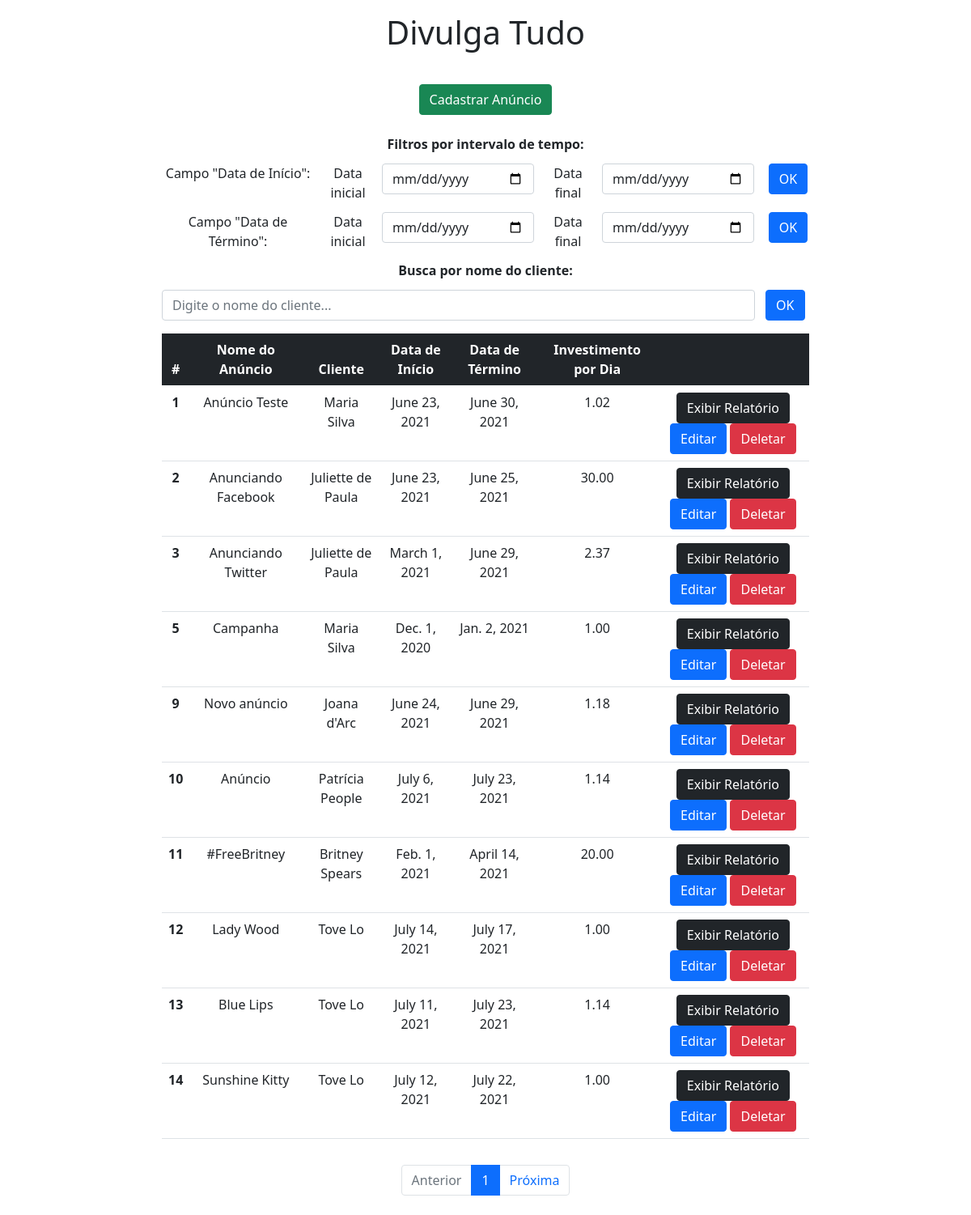
Before: / with the older database file.
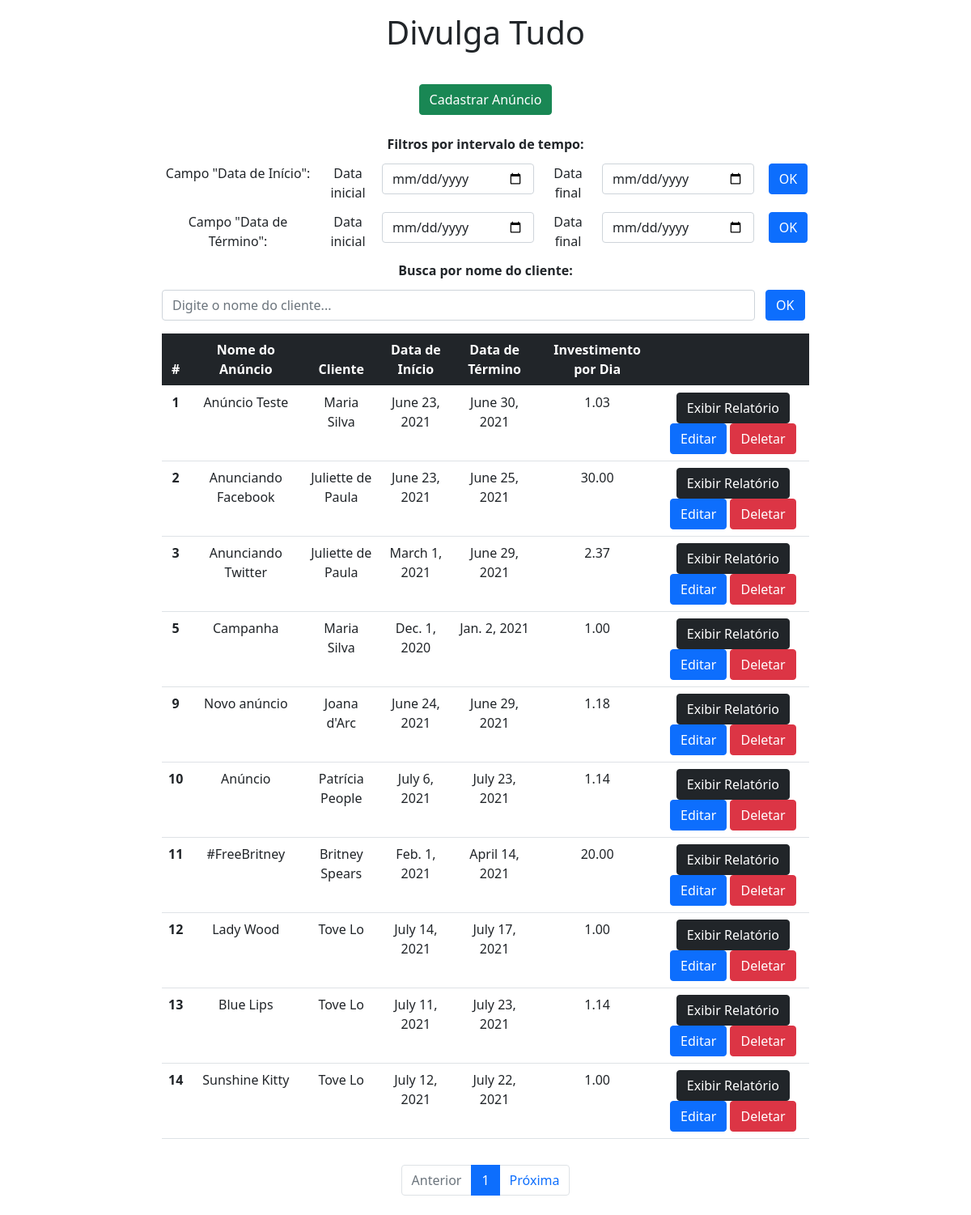
After: the same page with the newer database file.
### app/models.py (models this page shows)
class Anuncios(models.Model):
    nome_anuncio = models.CharField(blank=False, null=False, max_length=150);
    nome_cliente = models.CharField(blank=False, null=False, max_length=150);
    data_inicio = models.DateField(blank=False, null=False);
    data_fim = models.DateField(blank=False, null=False);
    investimento_dia = models.DecimalField(blank=False, null=False, max_digits=100, decimal_places=2);

### app/views.py (the view, shortened to what this page needs)
# urls.py: 2. Add a URL to urlpatterns:  path('', views.home, name='home')
def home(request):
    data = {};
    search = request.GET.get("search");
    data_inicio_i = request.GET.get("data_inicio_i");
    data_fim_i = request.GET.get("data_fim_i");
    data_inicio_t = request.GET.get("data_inicio_t");
    data_fim_t = request.GET.get("data_fim_t");
    if search:
        all = Anuncios.objects.filter(nome_cliente__icontains=search);
        paginator = Paginator(all, 100);
        pages = request.GET.get("page");
        data["db"] = paginator.get_page(pages);
    else:
        all = Anuncios.objects.all();
        paginator = Paginator(all, 10);
        pages = request.GET.get("page");
        data["db"] = paginator.get_page(pages);
    return render(request, "index.html", data);

### app/templates/index.html (shortened to what the changed rows need)
<!DOCTYPE html>
<html lang="pt-br">
<head>
    <link href="https://cdn.jsdelivr.net/npm/bootstrap@5.0.2/dist/css/bootstrap.min.css" rel="stylesheet">
</head>
<body>
    <div class="col-8 m-auto pt-3 pb-2 text-center">
        <h1>Divulga Tudo</h1>
    </div>
    <div class="col-8 m-auto pt-2 pb-2 text-center">
        <table class="table">
            <thead class="table-dark">
              <tr>
                <th scope="col">#</th>
                <th scope="col">Nome do Anúncio</th>
                <th scope="col">Cliente</th>
                <th scope="col">Data de Início</th>
                <th scope="col">Data de Término</th>
                <th scope="col">Investimento por Dia</th>
                <th scope="col"></th>
              </tr>
            </thead>
            <tbody>
              {% for dbs in db %}
                <tr>
                  <th scope="row">{{dbs.id}}</th>
                  <td>{{dbs.nome_anuncio}}</td>
                  <td>{{dbs.nome_cliente}}</td>
                  <td>{{dbs.data_inicio}}</td>
                  <td>{{dbs.data_fim}}</td>
                  <td>{{dbs.investimento_dia}}</td>
                  <td>
                    <a href="/view/{{dbs.id}}/" class="btn btn-dark">Exibir Relatório</a>
                    <a href="/edit/{{dbs.id}}/" class="btn btn-primary">Editar</a>
                    <a href="/delete/{{dbs.id}}/" class="btn btn-danger btnDel">Deletar</a>
                  </td>
                </tr>
              {% endfor %}
            </tbody>
          </table>
    </div>
    {% load static %}
</body>
</html>

Changed rows visible on the page:
changed Anuncios "Anúncio Teste": investimento_dia "1.02" → "1.03"
